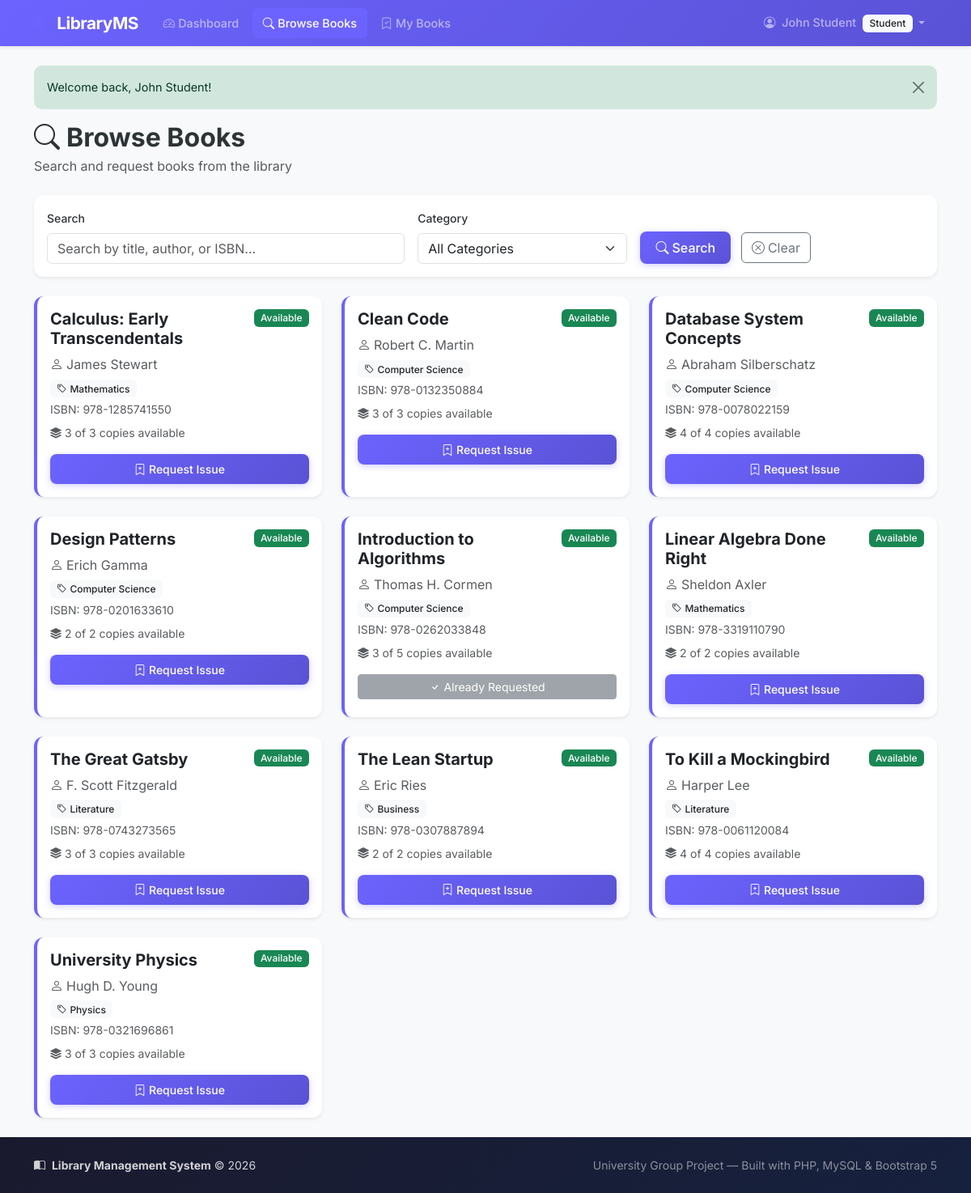
The page /user/view_books.php (signed in) on the database its author committed.
### tables this page shows
CREATE TABLE IF NOT EXISTS `books` (
    `id` INT AUTO_INCREMENT PRIMARY KEY,
    `title` VARCHAR(255) NOT NULL,
    `author` VARCHAR(150) NOT NULL,
    `isbn` VARCHAR(20) DEFAULT NULL UNIQUE,
    `publisher` VARCHAR(150) DEFAULT NULL,
    `category_id` INT DEFAULT NULL,
    `qty_total` INT NOT NULL DEFAULT 1,           
    `qty_available` INT NOT NULL DEFAULT 1,       
    `added_by` INT DEFAULT NULL,                  
    `created_at` TIMESTAMP DEFAULT CURRENT_TIMESTAMP,
    `updated_at` TIMESTAMP DEFAULT CURRENT_TIMESTAMP ON UPDATE CURRENT_TIMESTAMP,
    FOREIGN KEY (`category_id`) REFERENCES `categories`(`id`) ON DELETE SET NULL,
    FOREIGN KEY (`added_by`) REFERENCES `users`(`id`) ON DELETE SET NULL
);

CREATE TABLE IF NOT EXISTS `categories` (
    `id` INT AUTO_INCREMENT PRIMARY KEY,
    `name` VARCHAR(100) NOT NULL UNIQUE,
    `description` TEXT DEFAULT NULL,
    `created_at` TIMESTAMP DEFAULT CURRENT_TIMESTAMP
);

### user/view_books.php (the view, shortened to what this page needs)
<?php
require_once __DIR__ . '/../config/db.php';
$userId = $_SESSION['user_id'];
$search = trim($_GET['search'] ?? '');
$query = "
    SELECT b.*, c.name as category_name
    FROM books b
    LEFT JOIN categories c ON b.category_id = c.id
    WHERE 1=1
";
$query .= " ORDER BY b.title ASC";
$stmt = $conn->prepare($query);
$stmt->execute();
$books = $stmt->get_result();
$stmtActive = $conn->prepare("SELECT book_id FROM issued_books WHERE user_id = ? AND status IN ('Requested', 'Issued')");
$stmtActive->bind_param("i", $userId);
$stmtActive->execute();
$activeResult = $stmtActive->get_result();
$activeBookIds = [];
while ($row = $activeResult->fetch_assoc()) {
    $activeBookIds[] = $row['book_id'];
}
require_once __DIR__ . '/../includes/header.php';
?>
<div class="d-flex justify-content-between align-items-center mb-4">
    <div>
        <h2 class="fw-bold mb-1"><i class="bi bi-search me-2"></i>Browse Books</h2>
        <p class="text-muted mb-0">Search and request books from the library</p>
    </div>
</div>
<div class="card border-0 shadow-sm mb-4">
    <div class="card-body">
        <form method="GET" action="" class="row g-3 align-items-end">
            <div class="col-md-5">
                <label class="form-label">Search</label>
                <input type="text" name="search" class="form-control"
                       placeholder="Search by title, author, or ISBN..."
                       value="<?php echo sanitize($search); ?>">
            </div>
            <div class="col-md-3">
                <label class="form-label">Category</label>
                <select name="category" class="form-select">
                    <option value="">All Categories</option>
                </select>
            </div>
            <div class="col-md-4">
                <button type="submit" class="btn btn-primary-custom me-2">
                    <i class="bi bi-search me-1"></i>Search
                </button>
                <a href="<?php echo baseUrl(); ?>/user/view_books.php" class="btn btn-outline-secondary">
                    <i class="bi bi-x-circle me-1"></i>Clear
                </a>
            </div>
        </form>
    </div>
</div>
<div class="row g-4">
    <?php if ($books->num_rows > 0): ?>
        <?php while ($book = $books->fetch_assoc()): ?>
            <?php $hasActive = in_array($book['id'], $activeBookIds); ?>
            <div class="col-lg-4 col-md-6">
                <div class="card border-0 shadow-sm h-100 book-card">
                    <div class="card-body">
                        <div class="d-flex justify-content-between align-items-start mb-2">
                            <h5 class="card-title fw-bold mb-0"><?php echo sanitize($book['title']); ?></h5>
                            <?php if ($book['qty_available'] > 0): ?>
                                <span class="badge bg-success">Available</span>
                            <?php else: ?>
                                <span class="badge bg-danger">Unavailable</span>
                            <?php endif; ?>
                        </div>
                        <p class="text-muted mb-1"><i class="bi bi-person me-1"></i><?php echo sanitize($book['author']); ?></p>
                        <?php if ($book['category_name']): ?>
                            <p class="mb-1"><span class="badge bg-light text-dark"><i class="bi bi-tag me-1"></i><?php echo sanitize($book['category_name']); ?></span></p>
                        <?php endif; ?>
                        <?php if ($book['isbn']): ?>
                            <p class="small text-muted mb-2">ISBN: <?php echo sanitize($book['isbn']); ?></p>
                        <?php endif; ?>
                        <p class="small text-muted mb-3">
                            <i class="bi bi-stack me-1"></i><?php echo $book['qty_available']; ?> of <?php echo $book['qty_total']; ?> copies available
                        </p>
                        <?php if ($hasActive): ?>
                            <button class="btn btn-secondary btn-sm w-100" disabled>
                                <i class="bi bi-check me-1"></i>Already Requested
                            </button>
                        <?php elseif ($book['qty_available'] > 0): ?>
                            <form method="POST" action="">
                                <button type="submit" class="btn btn-primary-custom btn-sm w-100">
                                    <i class="bi bi-bookmark-plus me-1"></i>Request Issue
                                </button>
                            </form>
                        <?php else: ?>
                            <button class="btn btn-outline-secondary btn-sm w-100" disabled>
                                <i class="bi bi-x-circle me-1"></i>Not Available
                            </button>
                        <?php endif; ?>
                    </div>
                </div>
            </div>
        <?php endwhile; ?>
    <?php endif; ?>
</div>
<?php
require_once __DIR__ . '/../includes/footer.php';
?>

### assets/css/style.css (style rules this page uses)
:root { --primary-color: #6c63ff; --primary-hover: #5a52d5; --primary-light: rgba(108, 99, 255, 0.1); --dark-bg: #1a1a2e; --dark-bg-light: #16213e; --text-primary: #2d3436; --text-muted: #636e72; --border-color: #e9ecef; --card-shadow: 0 2px 12px rgba(0, 0, 0, 0.08); --card-hover-shadow: 0 8px 25px rgba(0, 0, 0, 0.12); --transition-speed: 0.3s; }
body { font-family: 'Inter', -apple-system, BlinkMacSystemFont, 'Segoe UI', sans-serif; color: var(--text-primary); background-color: #f8f9fa; min-height: 100vh; display: flex; flex-direction: column; }
h1, h2, h3, h4, h5, h6 { font-weight: 600; }
a { color: var(--primary-color); transition: color var(--transition-speed); }
.btn-primary-custom { background: linear-gradient(135deg, var(--primary-color), var(--primary-hover)); border: none; color: #fff; font-weight: 500; padding: 0.5rem 1.2rem; border-radius: 8px; transition: all var(--transition-speed); box-shadow: 0 2px 8px rgba(108, 99, 255, 0.3); }
.card { border-radius: 12px; transition: all var(--transition-speed); }
.form-label { font-weight: 500; font-size: 0.875rem; color: var(--text-primary); }
.badge { font-weight: 500; font-size: 0.75rem; padding: 0.4em 0.7em; border-radius: 6px; }
.book-card { border-left: 4px solid var(--primary-color) !important; transition: all var(--transition-speed); }

### rows shown on the page
books: title "Calculus: Early Transcendentals", shows "Available", author "James Stewart", category.name "Mathematics", isbn "978-1285741550", qty_available "3", qty_total "3"
books: title "Clean Code", shows "Available", author "Robert C. Martin", category.name "Computer Science", isbn "978-0132350884", qty_available "3", qty_total "3"
books: title "Database System Concepts", shows "Available", author "Abraham Silberschatz", category.name "Computer Science", isbn "978-0078022159", qty_available "4", qty_total "4"
books: title "Design Patterns", shows "Available", author "Erich Gamma", category.name "Computer Science", isbn "978-0201633610", qty_available "2", qty_total "2"
books: title "Introduction to Algorithms", shows "Available", author "Thomas H. Cormen", category.name "Computer Science", isbn "978-0262033848", qty_available "3", qty_total "5", shows "Already Requested"
books: title "Linear Algebra Done Right", shows "Available", author "Sheldon Axler", category.name "Mathematics", isbn "978-3319110790", qty_available "2", qty_total "2"
books: title "The Great Gatsby", shows "Available", author "F. Scott Fitzgerald", category.name "Literature", isbn "978-0743273565", qty_available "3", qty_total "3"
books: title "The Lean Startup", shows "Available", author "Eric Ries", category.name "Business", isbn "978-0307887894", qty_available "2", qty_total "2"
books: title "To Kill a Mockingbird", shows "Available", author "Harper Lee", category.name "Literature", isbn "978-0061120084", qty_available "4", qty_total "4"
books: title "University Physics", shows "Available", author "Hugh D. Young", category.name "Physics", isbn "978-0321696861", qty_available "3", qty_total "3"

### other values the page prints
$_SESSION['name'] "John Student"
$_SESSION['role'] "Student"
$msg "Welcome back, John Student!"
